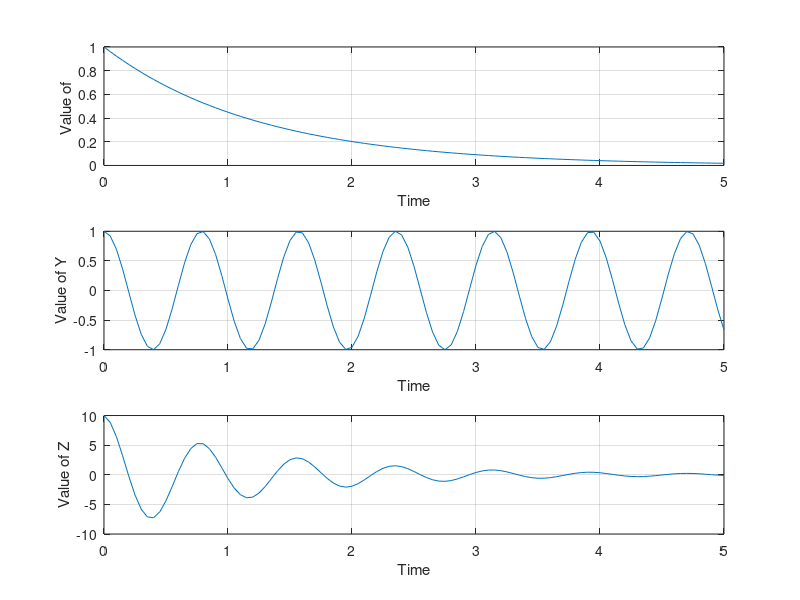

The MATLAB source for this figure:
clc;
clear;
close all;

t=0:0.05:5;
x=exp(-0.8*t);
y=cos(8*t);
z=10.*x.*y;

subplot(3, 1, 1), plot(t, x);
xlabel('Time');
ylabel('Value of ');
grid on;
subplot(3, 1, 2), plot(t, y);
xlabel('Time');
ylabel('Value of Y');
grid on;
subplot(3, 1, 3), plot(t, z);
xlabel('Time');
ylabel('Value of Z');
grid on;
